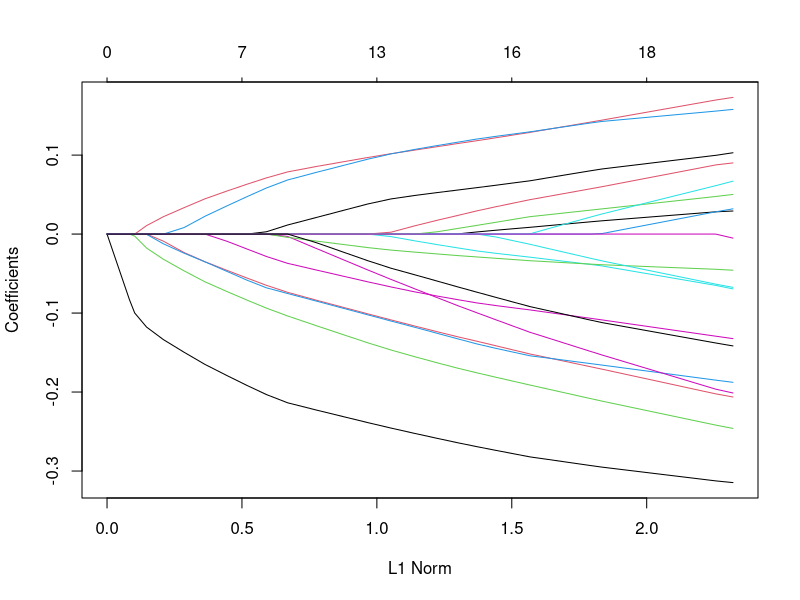
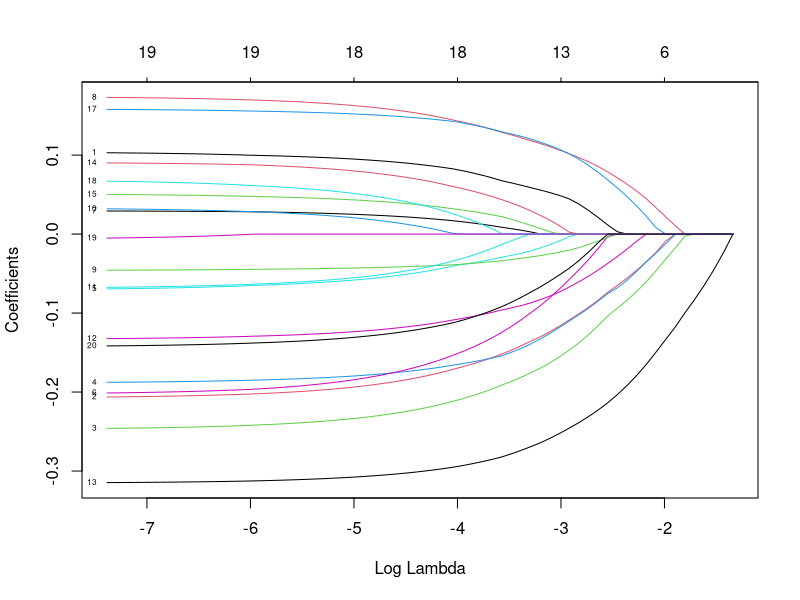
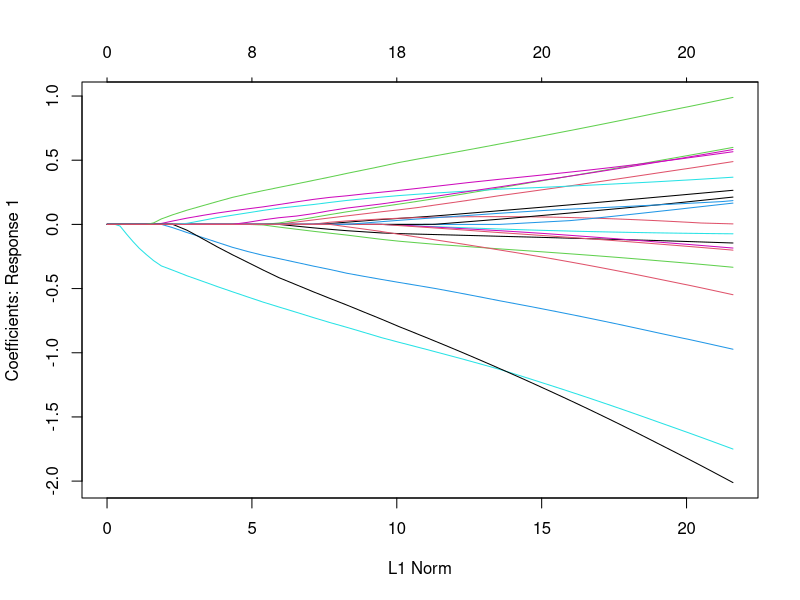
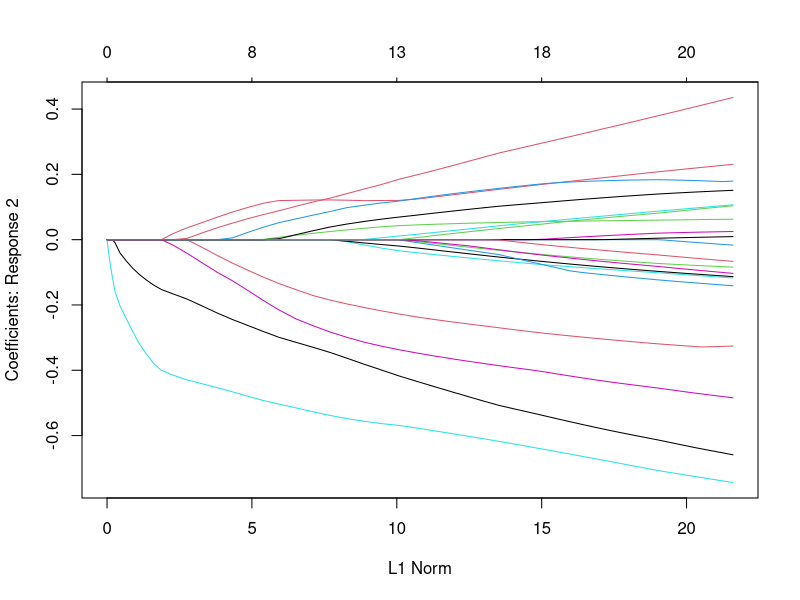
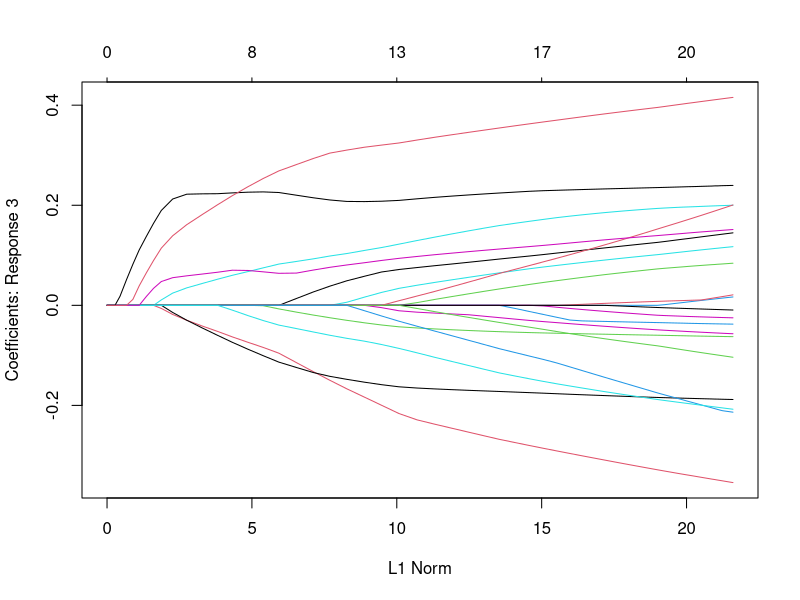
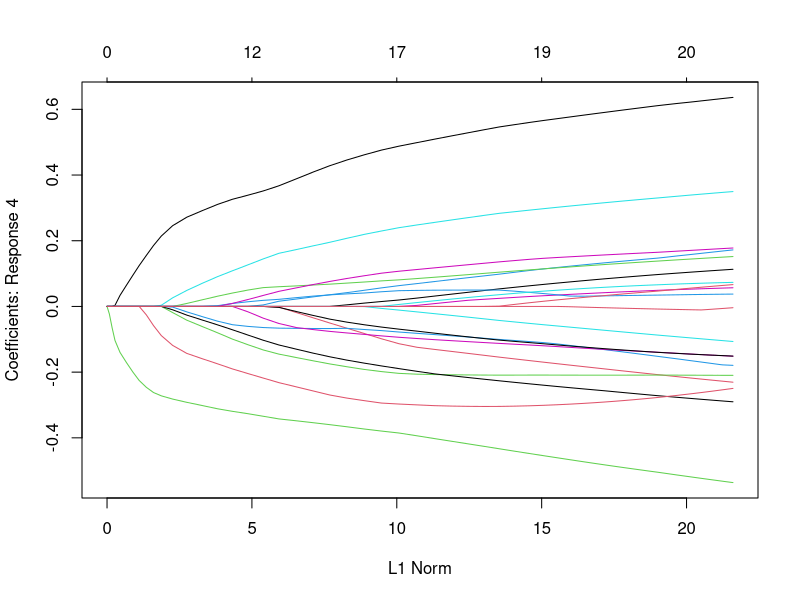

Here is the R script that generated these plots, in order:
library(glmnet)


### Name: plot.glmnet
### Title: plot coefficients from a "glmnet" object
### Aliases: plot.glmnet plot.multnet plot.mrelnet
### Keywords: models regression

### ** Examples

x=matrix(rnorm(100*20),100,20)
y=rnorm(100)
g2=sample(1:2,100,replace=TRUE)
g4=sample(1:4,100,replace=TRUE)
fit1=glmnet(x,y)
plot(fit1)
plot(fit1,xvar="lambda",label=TRUE)
fit3=glmnet(x,g4,family="multinomial")
plot(fit3,pch=19)
